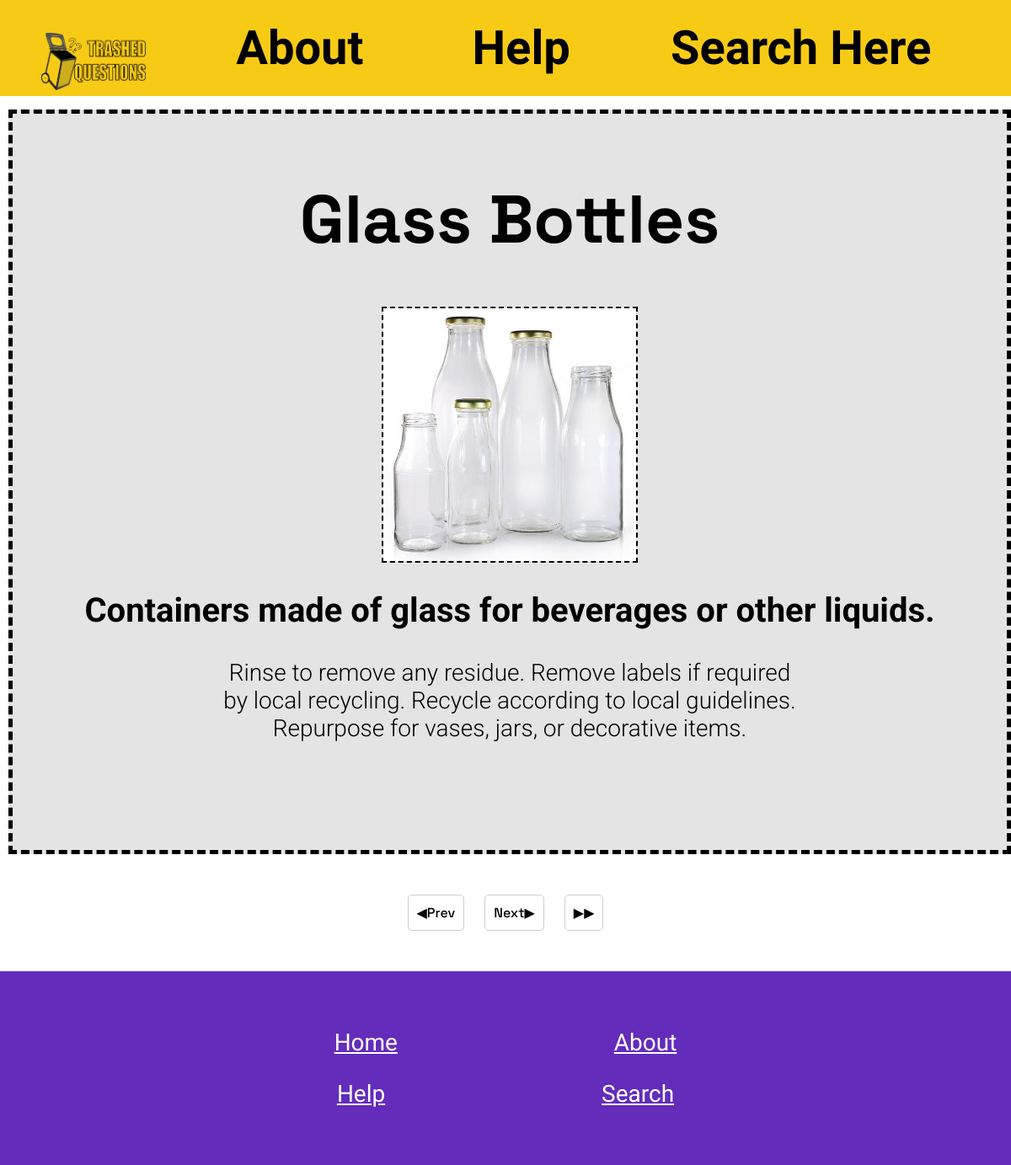
Page /item/5 on the committed database.
### tables this page shows
CREATE TABLE Trash (id INTEGER PRIMARY KEY AUTOINCREMENT, name TEXT NOT NULL, description TEXT, instructions TEXT, bins INTEGER NOT NULL REFERENCES Bins (id), rrr INTEGER NOT NULL REFERENCES RRR (id), image TEXT);

### Routes.py (the view)
@app.route('/item/<int:id>')
def item(id):
    conn = sqlite3.connect("Webdatabase.db")
    cur = conn.cursor()
    cur.execute("SELECT * FROM Trash WHERE id=?", (id,))
    trash = cur.fetchone()
    cur.execute("SELECT id FROM Trash ORDER BY ID DESC")
    max_limit = cur.fetchone()
    next_button = id+1
    previous_button = id-1
    next_by_10_button = id+10
    previous_by_10_button = id-10
    hide_previous_by_10_button = None
    hide_next_by_10_button = None
    hide_next_button = None
    hide_previous_button = None
    if id > max_limit[0]:
        return redirect(url_for('homepage'))
    if id == max_limit[0] or id >= max_limit[0]:
        id = max_limit[0]
        next_button = id
        next_by_10_button = id
        hide_next_button = HIDDEN
    if id <= 0:
        return redirect(url_for('homepage'))
    if id == 1:
        hide_previous_button = HIDDEN
    if id <= 10:
        hide_previous_by_10_button = HIDDEN
    if id+9 >= max_limit[0]:
        hide_next_by_10_button = HIDDEN
    cur = conn.cursor()
    cur.execute("SELECT bins FROM Trash WHERE id=?", (id,))
    bins = cur.fetchone()
    color = DEFAULT
    if bins == (1,):
        color = DEFAULT
    if bins == (2,) or bins == (6,):
        color = TRASH
    if bins == (3,) or bins == (5,) or bins == (7,) or bins == (8,):
        color = RECYCLE
    if bins == (4,):
        color = COMPOST
    return render_template('item.html', trash=trash, idp=next_button,
                           idm=previous_button, idp10=next_by_10_button,
                           idm10=previous_by_10_button,
                           hideprev=hide_previous_button,
                           hideforw=hide_next_button,
                           hideprevall=hide_previous_by_10_button,
                           hideforwall=hide_next_by_10_button, color=color)

### templates/item.html (shortened to what this page needs)
{% extends 'layout.html' %}
{% block content %}
<div class="box" style="display:block">
    <h1 style="text-align: center;">{{trash[1]}}</h1>
    <img src = "/static/images/{{trash[6]}}" class = "image" style="text-align: center;" title="{{trash[1]}}"/>
    <h2 style="text-align: center;">{{trash[2]}}</h2>
    <p style="text-align: center;">{{trash[3]}}</p>
</div>
<div style="text-align: center;">
    <a class="button" {{hideprev}} href="{{ '/item/%s'%idm }}">◀Prev</a>
    <a class="button" {{hideforw}} href="{{ '/item/%s'%idp }}">Next▶</a>
    <a class="button" {{hideforwall}} href="{{ '/item/%s'%idp10 }}">▶▶</a>
</div>
{% endblock %}

### static/style.css (style rules this page uses)
body { margin: 0; padding: 0; }
.image { height: 300px; margin-left: auto; margin-right: auto; display:block; border:2.5px dashed black; }
h1 { font-size: 500%; font-family: "Space Grotesk", sans-serif; font-weight: 700; font-style: normal; text-align: center; }
h2 { font-size: 250%; font-family: "Roboto", sans-serif; font-weight: 700; font-style: normal; }
p { font-size: 175%; font-family: "Roboto", sans-serif; font-weight: 300; font-style: normal; margin-left: auto; margin-right: auto; display:block; text-align: center; width: 700px; }
.button { margin:10px; padding:10px; border:1px solid #ccc; border-radius:5px; font-family: "Space Grotesk", sans-serif; font-weight: 500; font-style: normal; }
a { text-decoration: none; color:black }
main div { margin-bottom:5%; }
.box { background-color: #e4e4e4; width: 100%; height:auto; padding-bottom:100px; border: dashed 5px; padding-top: 20px; }

### rows in the picture
Trash: name "Glass Bottles", image (picture), description "Containers made of glass for beverages or other liquids.", instructions "Rinse to remove any residue. Remove labels if required by local recycling. Recycle according to local guidelines. Repurpose for vases, jars, or decorative items."
